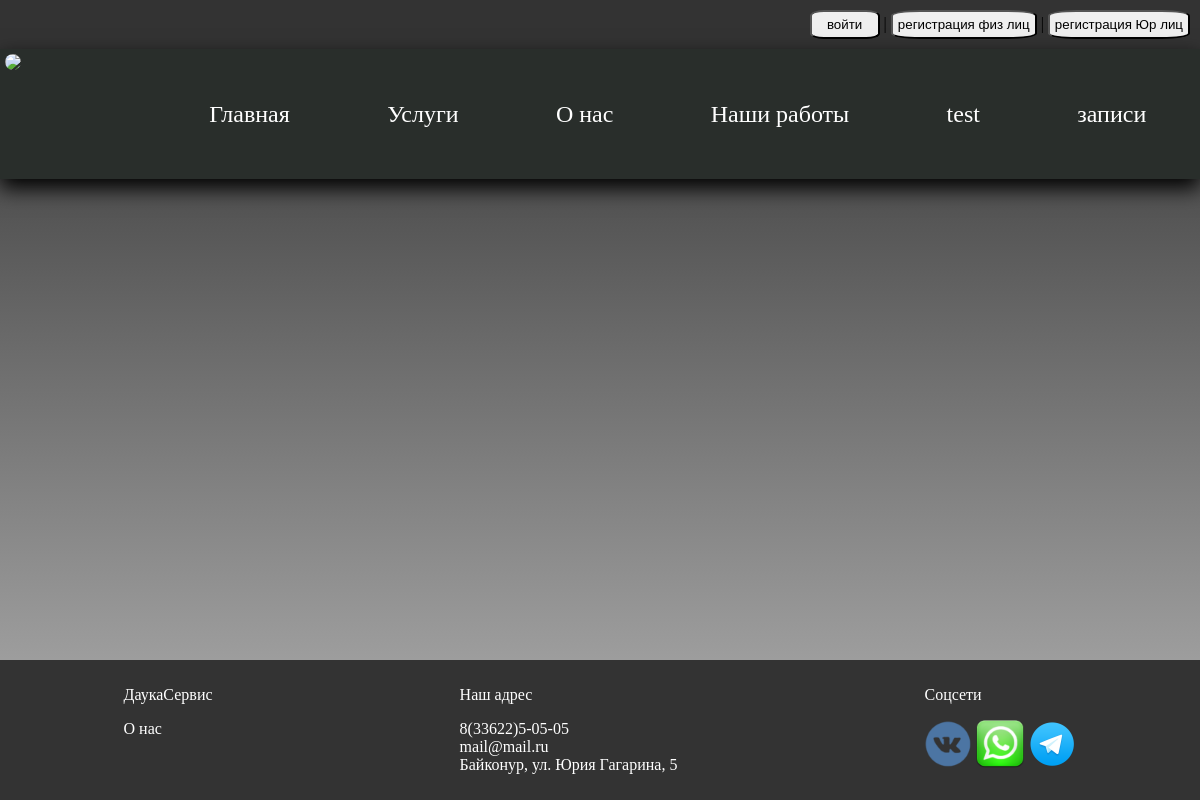
Before: /service with the older database file.
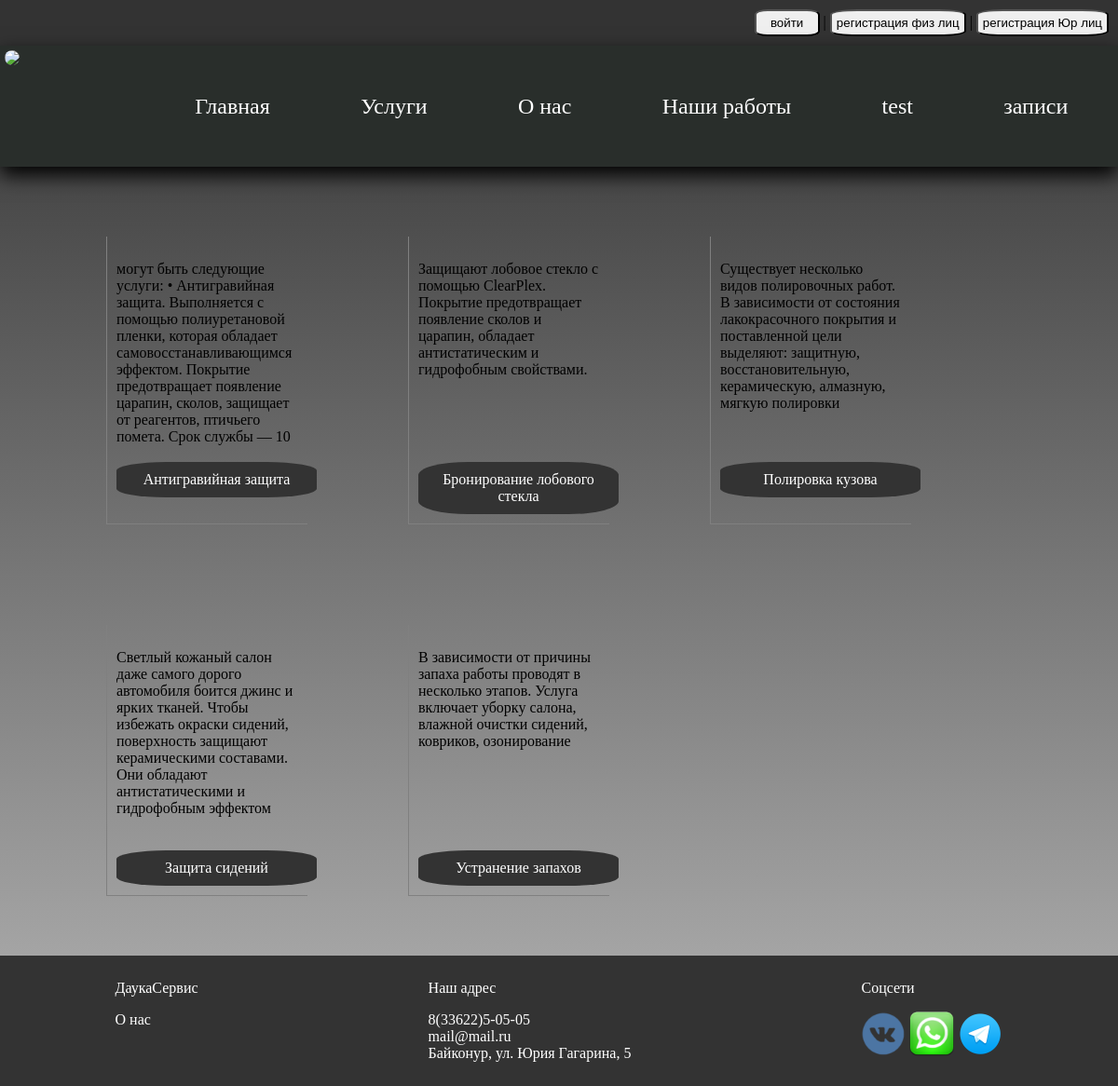
After: the same page with the newer database file.
### autoService/models.py (models this page shows, shortened)
class Service(models.Model):
    title = models.CharField('название услуги', max_length=100)
    description = models.TextField('описание')
    group = models.ForeignKey(GroupService, verbose_name='группа', on_delete=models.CASCADE)
    user = models.ManyToManyField(CustomUser, verbose_name='Мастера', related_name='services')
    class Meta:
        verbose_name = 'Услуга'
        verbose_name_plural = 'Услуги'

### autoService/views.py (the view)
# urls.py: path('service', service, name='service'),
def service(request):
    services = Service.objects.all()
    context = {
        'services': services,
    }
    return render(request, 'service.html', context)

### userManager/views.py (called while the page is built)
def auth_form_processor(request):
    creating_form = UserForm()
    auth_form = AuthenticationForm()
    creating_form_legal = LegalEntity()
    return {
        'creating_form': creating_form,
        'auth_form': auth_form,
        'creating_form_legal': creating_form_legal,
    }

### templates/service.html (shortened to what this page needs)
{% extends 'base.html' %}
{% load static %}
{% block content %}
<div class="d-flex auto_profile">
    {% for service in services %}
    <div class="card_service">
        <div class="card_service_inner">
            <p class="fixed-height">{{service.description}}</p>
        </div>
        <a href="{% url 'service_detail' pk=service.id %}" class="abtn">{{service.title}}</a>
    </div>
    {% endfor %}
</div>
{% endblock %}

### templates/base.html (shortened to what this page needs)
{% load static %}
<!DOCTYPE html>
<html lang="ru">
<head>
    <link rel="stylesheet" href="{% static 'style.css' %}">
</head>
<body>
<div class="container">
    <div class="head">
        <div class="log_auth">
            <div>
                {% if user.is_authenticated %}
                <a href="{% url 'user_logout' %}">{{request.user}}, выйти</a>
                <label for="menu_checkbox" style="color:white; text-align:start;">»</label>
                <input type="checkbox" id="menu_checkbox" style="display: none;">
                <div id="menu_profile">
                    <a href="{% url 'profile' %}">профиль</a>
                </div>
                {% else %}
                <button onclick="ShowElement('auth_form')">войти</button>
                |
                <button onclick="ShowElement('reg_form')">регистрация физ лиц</button>
                |
                <button onclick="ShowElement('reg_form_legal')">регистрация Юр лиц</button>
                {% endif %}
            </div>
        </div>
        <header class="header">
            <div class="header__logo">
                <img class="logo" src="https://svgsilh.com/svg/1296837.svg">
            </div>
            <div class="header__links">
                <ul>
                    <li><a href="{% url 'main' %}">Главная</a></li>
                    <li><a href="{% url 'service' %}">Услуги</a></li>
                    <li><a href="http://">О нас</a></li>
                    <li><a href="http://">Наши работы</a></li>
                    <li><a href="http://">test</a></li>
                    <li><a href="{% url 'calendar_events' %}">записи</a></li>
                </ul>
            </div>
        </header>
    </div>
    <div class="content">
        {% block content %}{% endblock %}
    </div>
    <footer class="footer">
        <div class="footer__card">
            <p>ДаукаСервис</p>
            <a href="#">О нас</a>
        </div>
        <div class="footer__card">
            <p>Наш адрес</p>
            <a class="contact" href="tel:83362250505">8(33622)5-05-05</a>
            <a class="contact" href="mail:mail@mail.ru">mail@mail.ru</a>
            <a class="contact" target="_blank" href="https://yandex.ru/maps/?text=Байконур, ул. Юрия Гагарина, 5">Байконур,
                ул. Юрия
                Гагарина, 5</a>
        </div>
        <div class="footer__card">
            <p>Соцсети</p>
            <a href="#"><img src="{% static 'images/ico/vk_ico.png' %}" width="48"></a>
            <a href="#"><img src="{% static 'images/ico/wa_ico.png' %}" width="48"></a>
            <a href="#"><img src="{% static 'images/ico/tg_ico.png' %}" width="48"></a>
        </div>
    </footer>
</div>
</body>
</html>

### static/style.css (style rules this page uses)
body { margin: 0; font-family: "Finder"; height: 100%; background: rgba(0, 0, 0, 0.15); position:relative; background: linear-gradient(to bottom, rgba(0, 0, 0, 0.8), rgba(67, 67, 67, 0.4)); }
.head { position: fixed; right: 0; left: 0; z-index: 1000; }
.container { display: flex; flex-direction: column; min-height: 100vh; }
a { text-decoration: none; color: white; }
.content { flex: 1; max-width: 1440px; max-height: 900px; overflow-y: auto; width:90%; margin: auto; margin-top: 200px; margin-bottom: 150px; }
.header { position: sticky; height: 120px; background: #292e2b; display: flex; padding: 5px; box-shadow: 0px 9px 20px 0px black; }
.header__links { width:100%; align-content: center; }
.header__links ul { display: flex; justify-content: space-around; }
.header__links li { display:inline-block; padding: 10px; }
.header__links a { font-size:24px; }
.header__logo, .logo { width: 128px; border-radius: 50%; }
.footer { width:100%; height:120px; background-color: #333; color: white; text-align: center; padding: 10px 0; display:flex; justify-content:space-around; bottom: 0; position:fixed; }
.footer__card { justify-items: start; }
.contact { display:block; }
.log_auth { text-align: end; padding: 10px; background-color: #333; }
button { padding:5px; border-radius: 20%; min-width: 70px; cursor: pointer; }
.d-flex { display:flex; }
.auto_profile { flex-wrap:wrap; }
.card_service { width: 20%; box-sizing: border-box; padding: 10px; margin: 5%; border-left: 1px solid grey; border-bottom: 1px solid grey; }
.fixed-height { height: 200px; overflow: auto; }
.abtn { padding:10px; background:#333; border-radius: 25%; width: 100%; display: inline-block; text-align: center; }

Changed rows visible on the page:
added Service: description "могут быть следующие услуги: • Антигравийная защита. Выполняется с помощью полиуретановой пленки, которая обладает самовосстанавливающимся эффектом. Покрытие предотвращает появление царапин, сколов, защищает от реагентов, птичьего помета. Срок службы — 10…", title "Антигравийная защита"
added Service: description "Защищают лобовое стекло с помощью ClearPlex. Покрытие предотвращает появление сколов и царапин, обладает антистатическим и гидрофобным свойствами.", title "Бронирование лобового стекла"
added Service: description "Существует несколько видов полировочных работ. В зависимости от состояния лакокрасочного покрытия и поставленной цели выделяют: защитную, восстановительную, керамическую, алмазную, мягкую полировки", title "Полировка кузова"
added Service: description "Светлый кожаный салон даже самого дорого автомобиля боится джинс и ярких тканей. Чтобы избежать окраски сидений, поверхность защищают керамическими составами. Они обладают антистатическими и гидрофобным эффектом", title "Защита сидений"
added Service: description "В зависимости от причины запаха работы проводят в несколько этапов. Услуга включает уборку салона, влажной очистки сидений, ковриков, озонирование", title "Устранение запахов"
